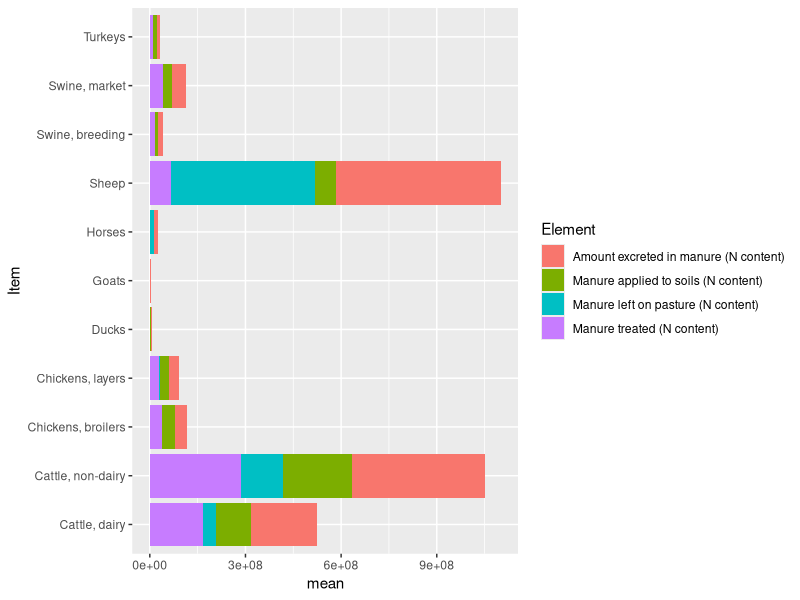
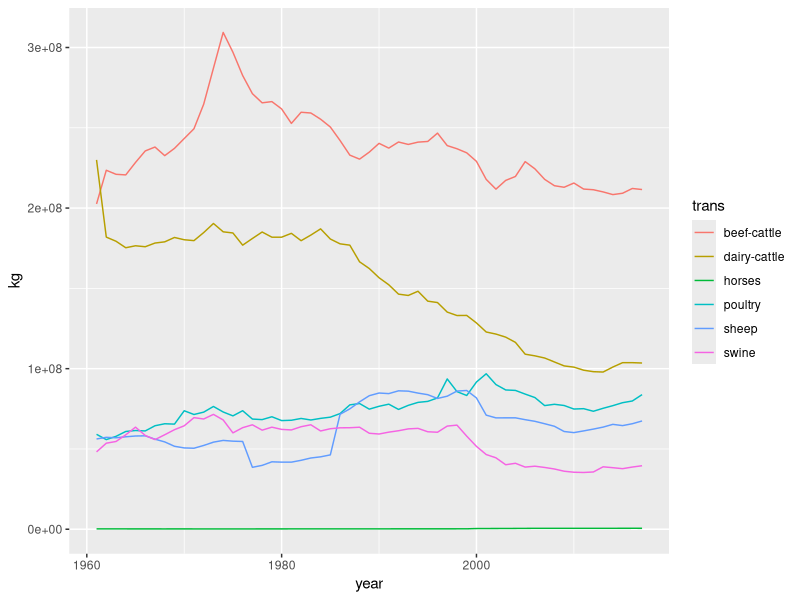
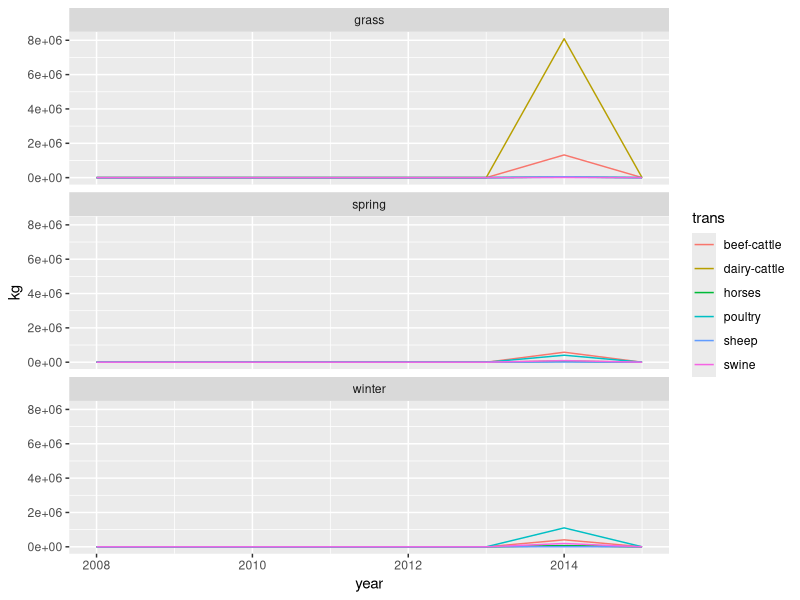

Write the R code that produced these figures, in order.

library(tidyverse)
library(readxl)

# part 1
# sheets to read from BSFP manure dataset
sheets <- excel_sheets("Manure-application-rates.xlsx")
sheets <- sheets[str_detect(sheets, "^\\d{4}$")]

sheets = sheets[sheets != "2007"] # data incomplete

# empty df for BSFP data
Dat_man <- tibble(type = c("cattle_fym",
                           "cattle_slurry",
                           "pig_fym",
                           "pig_slurry",
                           "layer",
                           "broiler",
                           "other_fym",
                           "other_farm",
                           "biosolids",
                           "other_nonfarm"))

# very bush league but whatever
for(i in 1:length(sheets)){
  
  # winter
  data <- read_xlsx("Manure-application-rates.xlsx",
            sheet = sheets[i],
            range = "C26:L26",
            col_names = F) %>%
    gather(key = "key", value = "value") %>%
    dplyr::select(value)
  colnames(data) <- paste0(sheets[i], "_nrate_winter")
  
  Dat_man <- bind_cols(Dat_man, data)
  
  # spring
  data <- read_xlsx("Manure-application-rates.xlsx",
                    sheet = sheets[i],
                    range = "C31:L31",
                    col_names = F) %>%
    gather(key = "key", value = "value") %>%
    dplyr::select(value)
  colnames(data) <- paste0(sheets[i], "_nrate_spring")
  
  # grass
  Dat_man <- bind_cols(Dat_man, data)
  
  data <- read_xlsx("Manure-application-rates.xlsx",
                    sheet = sheets[i],
                    range = "C36:L36",
                    col_names = F) %>%
    gather(key = "key", value = "value") %>%
    dplyr::select(value)
  colnames(data) <- paste0(sheets[i], "_nrate_grass")
  
  Dat_man <- bind_cols(Dat_man, data)
  
  # treated area winter
  data <- read_xlsx("Manure-application-rates.xlsx",
                    sheet = sheets[i],
                    range = "C6:L6",
                    col_names = F) %>%
    gather(key = "key", value = "value") %>%
    dplyr::select(value)
  colnames(data) <- paste0(sheets[i], "_treatfrac_winter")
  
  Dat_man <- bind_cols(Dat_man, data)
  
  # treated area spring
  data <- read_xlsx("Manure-application-rates.xlsx",
                    sheet = sheets[i],
                    range = "C12:L12",
                    col_names = F) %>%
    gather(key = "key", value = "value") %>%
    dplyr::select(value)
  colnames(data) <- paste0(sheets[i], "_treatfrac_spring")
  
  Dat_man <- bind_cols(Dat_man, data)
  
  # treated area grass
  data <- read_xlsx("Manure-application-rates.xlsx",
                    sheet = sheets[i],
                    range = "C18:L18",
                    col_names = F) %>%
    gather(key = "key", value = "value") %>%
    dplyr::select(value)
  colnames(data) <- paste0(sheets[i], "_treatfrac_grass")
  
  Dat_man <- bind_cols(Dat_man, data)
  
}

# gather and clean
Dat_man <- Dat_man %>%
  gather(-type, key = "key", value = "value") %>%
  mutate(value = ifelse(is.na(value), 0, value),
         year = key %>% str_extract("^\\d{4}") %>% as.numeric(),
         metric = key %>% str_extract("(?<=_)\\w+(?=_)"),
         croptype = key %>% str_extract("(?<=_)[:alpha:]+$"))

# spread
Dat_man <- Dat_man %>%
  dplyr::select(-key) %>%
  spread(key = metric, value = value)

# part 2
# read in faostat long manure ts
Dat_fs <- read_csv("faostat-manure-ts.csv")

# quick squint
Dat_fs %>%
  filter(Year >= 2000) %>%
  group_by(Item, Element) %>%
  summarise(mean = mean(Value, na.rm = T)) %>%
  ggplot(aes(x = Item, y = mean, fill = Element)) +
  geom_col() +
  coord_flip()
    
# translation
manure_types <- read_csv("parameter-data/manure-coefficients.csv")

trans1 <- Dat_fs %>% distinct(Item)

trans1 <- trans1 %>%
  mutate(trans = c("dairy-cattle",
                  "beef-cattle",
                  "poultry",
                  "poultry",
                  "poultry",
                  "sheep",
                  "horses",
                  "sheep",
                  "swine",
                  "swine",
                  "poultry"))

trans2 <- Dat_man %>% distinct(type)

trans2 <- trans2 %>%
  mutate(trans = c("poultry",
                   "poultry",
                   "beef-cattle",
                   "dairy-cattle",
                   "poultry",
                   "dairy-cattle",
                   "sheep",
                   "horses",
                   "swine",
                   "swine"))

# translate and compress
Dat_fs <- Dat_fs %>%
  left_join(trans1, by = "Item") %>%
  filter(Element == "Manure applied to soils (N content)") %>%
  dplyr::select(trans, year = Year, kg = Value) %>%
  group_by(trans, year) %>%
  summarise(kg = sum(kg, na.rm = T))

Dat_man <- Dat_man %>%
  left_join(trans2, by = "type") %>%
  group_by(trans, year, croptype) %>%
  summarise(nrate = sum(nrate),
            treatfrac = sum(treatfrac))



# view
ggplot(Dat_fs, aes(x = year, y = kg, colour = trans, group = trans)) +
  geom_line()

ggplot(Dat_man %>% mutate(kg = nrate * treatfrac / 100), aes(x = year, y = kg, colour = trans, group = trans)) +
  geom_line() +
  facet_wrap(~ croptype, nrow = 3)
